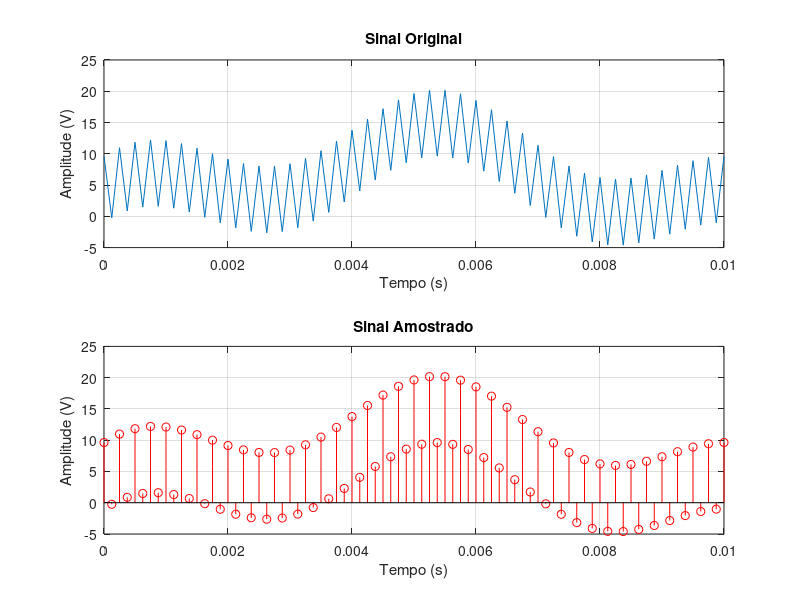
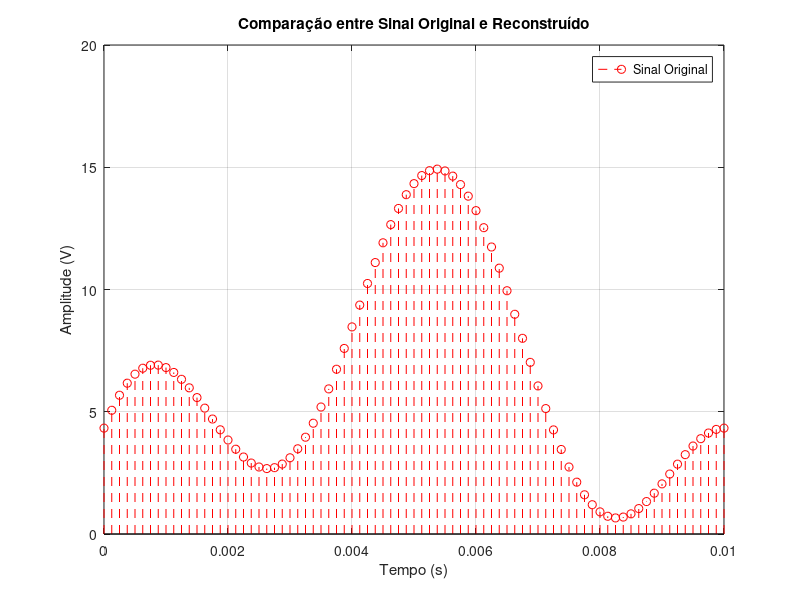

Write the MATLAB code that produced these figures, in order.
close all;
% Passo 1: Criando o sinal com as componentes especificadas
Fs = 8000; % Frequência de amostragem (8 kHz)
t = 0:1/Fs:0.01; % Vetor de tempo (10 ms de duração)

% Componentes do sinal
V1 = 10 * sin(2*pi*50*t);
V2 = 5 * sin(2*pi*200*t + deg2rad(60));
V3 = 7.5 * sin(2*pi*4000*t + deg2rad(45));

% Sinal total
sinal_original = V1 + V2 + V3;

% Passo 2: Amostragem do sinal
Fs_amostragem = 8000; % Mesma taxa de amostragem para evitar aliasing
t_amostrado = 0:1/Fs_amostragem:0.01;
sinal_amostrado = 10 * sin(2*pi*50*t_amostrado) + 5 * sin(2*pi*200*t_amostrado + deg2rad(60)) + 7.5 * sin(2*pi*4000*t_amostrado + deg2rad(45));

% Passo 3: Plotando o sinal original e amostrado
figure;
subplot(2,1,1);
plot(t, sinal_original);
title('Sinal Original');
xlabel('Tempo (s)');
ylabel('Amplitude (V)');
grid on;

subplot(2,1,2);
stem(t_amostrado, sinal_amostrado, 'r');
title('Sinal Amostrado');
xlabel('Tempo (s)');
ylabel('Amplitude (V)');
grid on;

% Passo 4: Digitalização do sinal (Conversor A/D de 12 bits)
N_bits = 12;
Vmax = max(sinal_original);
Niveis = 2^N_bits;

sinal_digitalizado = floor((sinal_original) * (Niveis / 2*Vmax));

% Conversão para binário
dados_binarios = dec2bin(sinal_digitalizado, N_bits);

% Passo 5: Reconstrução do sinal
t_reconstruido = t_amostrado;
sinal_reconstruido = 10 * sin(2*pi*50*t_reconstruido) + 5 * sin(2*pi*200*t_reconstruido + deg2rad(60)); % Simulando perda de alta frequência

% Passo 6: Plotando o sinal original e reconstruído
figure;
stem(t_reconstruido, sinal_reconstruido, 'r--');
hold off;
title('Comparação entre Sinal Original e Reconstruído');
xlabel('Tempo (s)');
ylabel('Amplitude (V)');
grid on;
legend('Sinal Original', 'Sinal Reconstruído');
